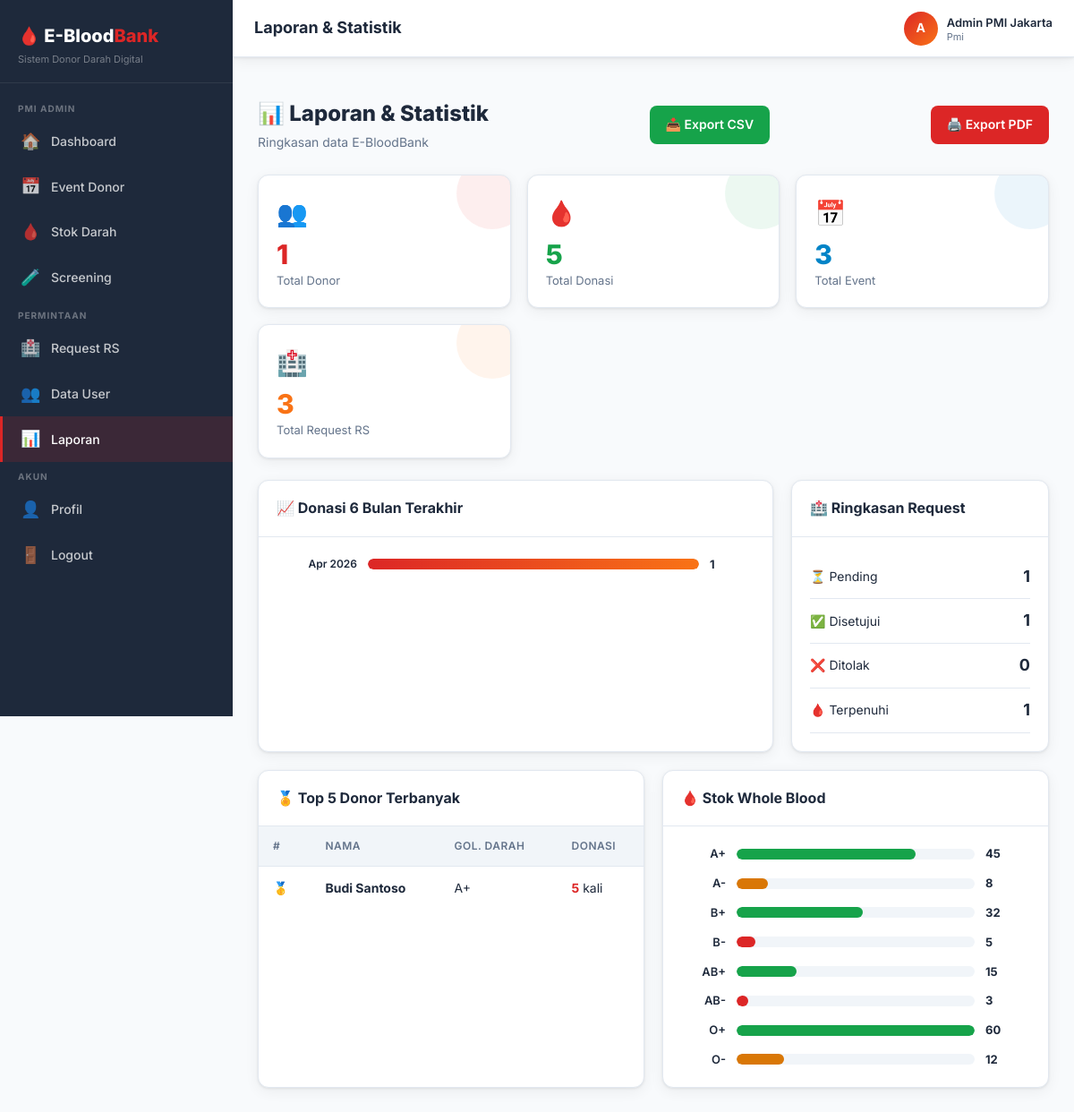
/index.php?page=reports (signed in), run on the app's committed database.
### tables this page shows
CREATE TABLE IF NOT EXISTS users (
    id INT AUTO_INCREMENT PRIMARY KEY,
    nik VARCHAR(20) UNIQUE,
    name VARCHAR(100) NOT NULL,
    email VARCHAR(100) UNIQUE NOT NULL,
    password VARCHAR(255) NOT NULL,
    role ENUM('donor', 'pmi', 'rs') NOT NULL DEFAULT 'donor',
    blood_type ENUM('A', 'B', 'AB', 'O') DEFAULT NULL,
    rhesus ENUM('+', '-') DEFAULT NULL,
    phone VARCHAR(20),
    address TEXT,
    last_donation DATE DEFAULT NULL,
    total_donations INT DEFAULT 0,
    hospital_name VARCHAR(150) DEFAULT NULL,
    is_active TINYINT(1) DEFAULT 1,
    created_at TIMESTAMP DEFAULT CURRENT_TIMESTAMP,
    updated_at TIMESTAMP DEFAULT CURRENT_TIMESTAMP ON UPDATE CURRENT_TIMESTAMP
);

### index.php (called while the page is built, shortened)
<?php
require_once __DIR__ . '/core/auth.php';
require_once __DIR__ . '/core/helper.php';
require_once __DIR__ . '/routes.php';

### core/auth.php (called while the page is built, shortened)
<?php
require_once __DIR__ . '/helper.php';
function isLoggedIn() {
    return isset($_SESSION['user_id']);
}
function currentUser() {
    $db = getDB();
    $stmt = $db->prepare("SELECT * FROM users WHERE id = ? LIMIT 1");
    $stmt->execute([$_SESSION['user_id']]);
    return $stmt->fetch();
}
function hasRole($role) {
    return isLoggedIn() && $_SESSION['user_role'] === $role;
}

### core/helper.php (called while the page is built, shortened)
<?php
function sanitize($input) {
    return htmlspecialchars(strip_tags(trim($input)), ENT_QUOTES, 'UTF-8');
}

### modules/report/index.php (the view, shortened to what this page needs)
<?php
$pageTitle   = 'Laporan & Statistik';
$db = getDB();
$totalDonors   = $db->query("SELECT COUNT(*) FROM users WHERE role='donor'")->fetchColumn();
$totalDonations= $db->query("SELECT SUM(total_donations) FROM users WHERE role='donor'")->fetchColumn()??0;
$totalEvents   = $db->query("SELECT COUNT(*) FROM events")->fetchColumn();
$totalRequests = $db->query("SELECT COUNT(*) FROM requests")->fetchColumn();
$monthly = $db->query("
    SELECT DATE_FORMAT(e.date,'%b %Y') as month, COUNT(*) as cnt
    FROM bookings b JOIN events e ON b.event_id=e.id
    WHERE b.status='donated' AND e.date >= DATE_SUB(CURDATE(), INTERVAL 6 MONTH)
    GROUP BY month ORDER BY e.date ASC
")->fetchAll();
$stocks = $db->query("SELECT blood_type, rhesus, quantity, min_stock FROM blood_stock WHERE component='Whole Blood' ORDER BY blood_type, rhesus")->fetchAll();
$topDonors = $db->query("SELECT name, blood_type, rhesus, total_donations FROM users WHERE role='donor' AND total_donations>0 ORDER BY total_donations DESC LIMIT 5")->fetchAll();
$reqSummary = $db->query("SELECT status, COUNT(*) as cnt FROM requests GROUP BY status")->fetchAll();
$reqByStatus = [];
foreach($reqSummary as $r) $reqByStatus[$r['status']]=$r['cnt'];
include __DIR__.'/../../views/layouts/header.php';
?>
<div class="page-header">
  <div><h2>📊 Laporan & Statistik</h2><p>Ringkasan data E-BloodBank</p></div>
  <a href="/ebloodbank/index.php?page=export_csv" class="btn btn-success">📥 Export CSV</a>
  <a href="/ebloodbank/index.php?page=export_pdf&from=<?= date('Y-m-01') ?>&to=<?= date('Y-m-d') ?>" class="btn btn-danger" target="_blank">🖨️ Export PDF</a>
</div>
<div class="stats-grid">
  <div class="stat-card red"><div class="stat-icon">👥</div><div class="stat-value"><?=$totalDonors?></div><div class="stat-label">Total Donor</div></div>
  <div class="stat-card green"><div class="stat-icon">🩸</div><div class="stat-value"><?=$totalDonations?></div><div class="stat-label">Total Donasi</div></div>
  <div class="stat-card blue"><div class="stat-icon">📅</div><div class="stat-value"><?=$totalEvents?></div><div class="stat-label">Total Event</div></div>
  <div class="stat-card orange"><div class="stat-icon">🏥</div><div class="stat-value"><?=$totalRequests?></div><div class="stat-label">Total Request RS</div></div>
</div>
<div style="display:grid;grid-template-columns:2fr 1fr;gap:20px;margin-bottom:20px">
<div class="card">
  <div class="card-header"><h3>📈 Donasi 6 Bulan Terakhir</h3></div>
  <div class="card-body">
    <?php if(empty($monthly)): ?>
      <div class="empty-state"><div class="icon">📊</div><h3>Belum ada data</h3></div>
    <?php else:
      $maxVal = max(array_column($monthly,'cnt')); ?>
      <div class="bar-chart">
        <?php foreach($monthly as $m):
          $pct = round($m['cnt']/max(1,$maxVal)*100);
        ?>
          <div class="bar-item">
            <div class="bar-label" style="width:90px;font-size:12px"><?=$m['month']?></div>
            <div class="bar-track"><div class="bar-fill" data-width="<?=$pct?>" style="width:<?=$pct?>%"></div></div>
            <div class="bar-val"><?=$m['cnt']?></div>
          </div>
        <?php endforeach; ?>
      </div>
    <?php endif; ?>
  </div>
</div>
<div class="card">
  <div class="card-header"><h3>🏥 Ringkasan Request</h3></div>
  <div class="card-body">
    <?php foreach(['pending'=>'⏳ Pending','approved'=>'✅ Disetujui','rejected'=>'❌ Ditolak','fulfilled'=>'🩸 Terpenuhi'] as $s=>$lbl): ?>
      <div style="display:flex;justify-content:space-between;align-items:center;padding:10px 0;border-bottom:1px solid var(--border)">
        <span style="font-size:14px"><?=$lbl?></span>
        <strong style="font-size:18px"><?=$reqByStatus[$s]??0?></strong>
      </div>
    <?php endforeach; ?>
  </div>
</div>
</div>
<div style="display:grid;grid-template-columns:1fr 1fr;gap:20px">
<div class="card">
  <div class="card-header"><h3>🏅 Top 5 Donor Terbanyak</h3></div>
  <div class="card-body" style="padding:0">
    <table>
      <thead><tr><th>#</th><th>Nama</th><th>Gol. Darah</th><th>Donasi</th></tr></thead>
      <tbody>
      <?php if(empty($topDonors)): ?>
        <tr><td colspan="4" style="text-align:center;padding:24px;color:var(--text-muted)">Belum ada data</td></tr>
      <?php else: foreach($topDonors as $i=>$d): ?>
        <tr>
          <td><?=['🥇','🥈','🥉','4️⃣','5️⃣'][$i]?></td>
          <td><strong><?=sanitize($d['name'])?></strong></td>
          <td><?=$d['blood_type'].$d['rhesus']?></td>
          <td><strong style="color:var(--primary)"><?=$d['total_donations']?></strong> kali</td>
        </tr>
      <?php endforeach; endif; ?>
      </tbody>
    </table>
  </div>
</div>
<div class="card">
  <div class="card-header"><h3>🩸 Stok Whole Blood</h3></div>
  <div class="card-body">
    <div class="bar-chart">
      <?php
      $maxStock = max(array_column($stocks,'quantity')+[0]);
      foreach($stocks as $s):
        $pct=round($s['quantity']/max(1,$maxStock)*100);
        $color=$s['quantity']<=$s['min_stock']?'#dc2626':($s['quantity']<=$s['min_stock']*2?'#d97706':'#16a34a');
      ?>
        <div class="bar-item">
          <div class="bar-label" style="font-size:13px;width:50px"><?=$s['blood_type'].$s['rhesus']?></div>
          <div class="bar-track"><div class="bar-fill" data-width="<?=$pct?>" style="width:<?=$pct?>%;background:<?=$color?>"></div></div>
          <div class="bar-val"><?=$s['quantity']?></div>
        </div>
      <?php endforeach; ?>
    </div>
  </div>
</div>
</div>
<?php include __DIR__.'/../../views/layouts/footer.php'; ?>

### views/layouts/header.php (shortened to what this page needs)
<?php
$user = currentUser();
$currentPage = $_GET['page'] ?? 'dashboard';
function navItem($icon, $label, $page, $currentPage) {
    $active = $currentPage === $page ? 'active' : '';
    return "<a class='nav-item $active' href='/ebloodbank/index.php?page=$page'>
        <span class='nav-icon'>$icon</span> $label
    </a>";
}
?>
<!DOCTYPE html>
<html lang="id">
<head>
<link rel="stylesheet" href="/ebloodbank/public/css/style.css">
</head>
<body>
<div class="app-layout">
<aside class="sidebar" id="sidebar">
  <div class="sidebar-logo">
    <h2>🩸 E-Blood<span>Bank</span></h2>
    <p>Sistem Donor Darah Digital</p>
  </div>
  <nav class="sidebar-nav">
  <?php if (hasRole('donor')): ?>
    <div class="nav-section">Donor</div>
    <?= navItem('🏠', 'Dashboard', 'dashboard', $currentPage) ?>
    <?= navItem('📅', 'Event Donor', 'events', $currentPage) ?>
    <?= navItem('🎫', 'Booking Saya', 'my_bookings', $currentPage) ?>
    <?= navItem('📋', 'Riwayat Donor', 'history', $currentPage) ?>
    <?= navItem('👤', 'Profil', 'profile', $currentPage) ?>
  <?php elseif (hasRole('pmi')): ?>
    <div class="nav-section">PMI Admin</div>
    <?= navItem('🏠', 'Dashboard', 'admin_dashboard', $currentPage) ?>
    <?= navItem('📅', 'Event Donor', 'admin_events', $currentPage) ?>
    <?= navItem('🩸', 'Stok Darah', 'admin_stock', $currentPage) ?>
    <?= navItem('🧪', 'Screening', 'admin_screening', $currentPage) ?>
    <div class="nav-section">Permintaan</div>
    <?= navItem('🏥', 'Request RS', 'admin_requests', $currentPage) ?>
    <?= navItem('👥', 'Data User', 'admin_users', $currentPage) ?>
    <?= navItem('📊', 'Laporan', 'reports', $currentPage) ?>
  <?php endif; ?>
    <div class="nav-section" style="margin-top:auto">Akun</div>
    <?= navItem('👤', 'Profil', 'profile', $currentPage) ?>
    <a class="nav-item" href="/ebloodbank/index.php?page=logout" data-confirm="Yakin mau logout?">
      <span class="nav-icon">🚪</span> Logout
    </a>
  </nav>
</aside>
<div class="main-content">
  <header class="topbar">
    <div class="d-flex align-center gap-3">
      <div class="topbar-left">
        <h1><?= $pageTitle ?? 'Dashboard' ?></h1>
      </div>
    </div>
    <div class="topbar-right">
      <div class="topbar-user">
        <div class="user-avatar"><?= strtoupper(substr($user['name'] ?? 'U', 0, 1)) ?></div>
        <div class="user-info">
          <strong><?= sanitize($user['name'] ?? '') ?></strong>
          <span><?= ucfirst($user['role'] ?? '') ?></span>
        </div>
      </div>
    </div>
  </header>
  <main class="page-body">

### data on the page
users: name "A", name "Admin PMI Jakarta", role "Pmi"
users: i "🥇", name "Budi Santoso", blood_type "A", rhesus "+", total_donations "5"

### other printed values
$icon "🏠 📅 🩸 🧪 🏥 👥 📊 👤"
$label "Dashboard Event Donor Stok Darah Screening Request RS Data User Laporan Profil"
$pageTitle "Laporan & Statistik"
$totalDonors "1"
$totalDonations "5"
$totalEvents "3"
$totalRequests "3"
$m['month'] "Apr 2026"
$m['cnt'] "1"
$lbl "⏳ Pending"
$reqByStatus[$s] "1"
$lbl "✅ Disetujui"
$lbl "❌ Ditolak"
$reqByStatus[$s] "0"
$lbl "🩸 Terpenuhi"
